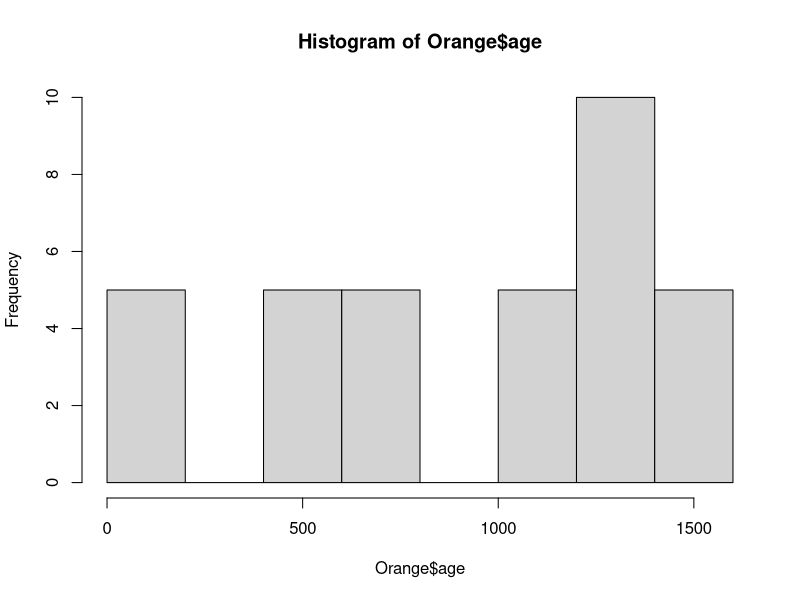
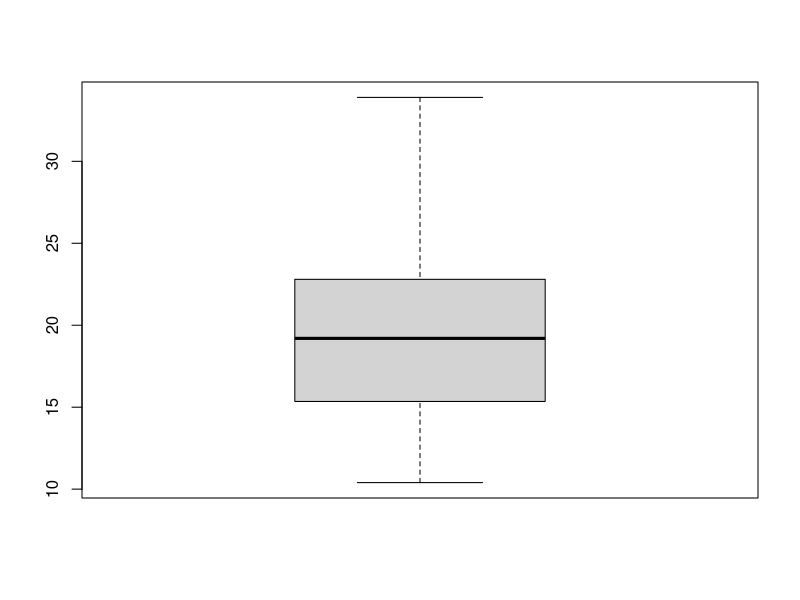
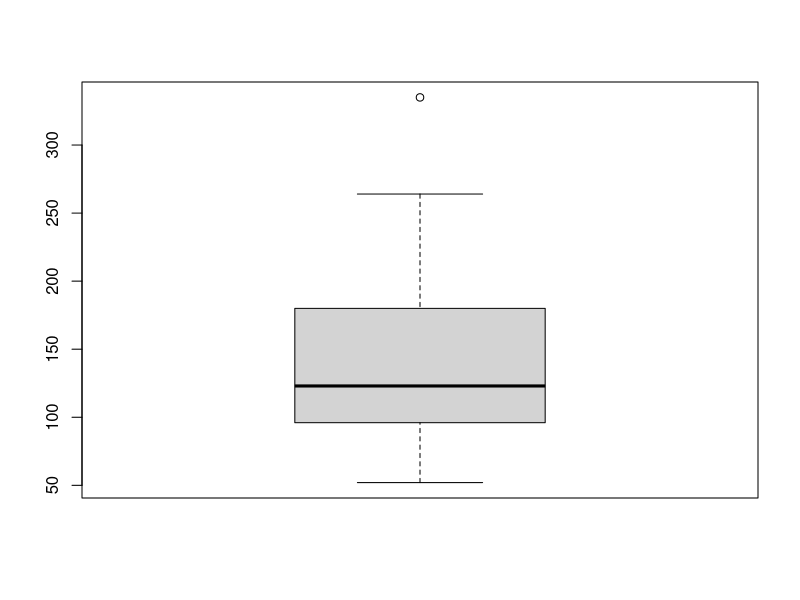
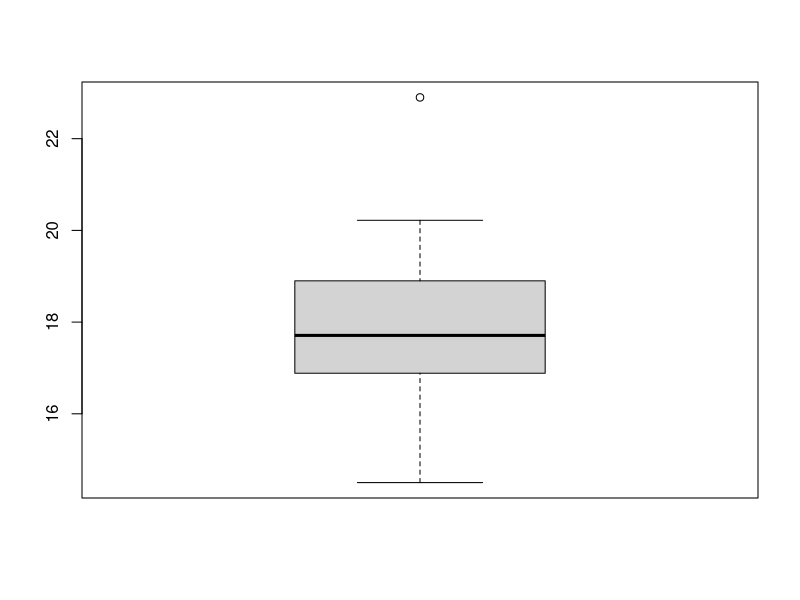

Generate these figures, in order, with R: (Note: this script raises an error after producing the figures.)
#zad 1
pierwsza<-c(1:8)
druga<-c(13,5,2,7,9,121,65,4)

suma<-pierwsza+druga
różnica<-pierwsza-druga
więcej<-pierwsza+1

mean(x = pierwsza)
sd(x = druga)

#zad2

wzrost<-c(160,170,145,188,190,187,156)
waga<-c(70,66,50,90,88,67,86)
osoba<-data.frame(wzrost,waga)

str(osoba)
head(osoba)
tail(osoba)
dim(osoba)
summary(osoba)

#zad3
help("row.names")
row.names(osoba)<-c("Jan","Adam","Gosia","Patryk","Andrzej","John","Ala")
head(osoba)
(BMI<-waga/(wzrost/100)^2)

BMI[BMI>30]

sum(BMI<=25)
#zad 4
datasets::mtcars
datasets::Orange

str(mtcars)
str(Orange)
####
help(mtcars)
help(Orange)
mtcars
auta<-mtcars$mpg
mtcars[mtcars$cyl==6,]
####
spalanie<-mtcars[mtcars$mpg<20,]
mean(spalanie$hp)
####
hist(Orange$age)
####
boxplot(mtcars$mpg)
boxplot(mtcars$hp)      
boxplot(mtcars$qsec)      
#zad5
library(psych)
describe(mtcars)
summary(mtcars)
?describeBy
describeBy()

#zad6
proba<-sample(1:6,20,replace=T)
describe(proba)
###
rzut<-sample(1:2,100,replace=T)
sum(rzut==1)
###
sample(0:100,10,replace = T)
?rpois
plot(rt(100,df = 1))
plot(rpois(n = 100,2))
plot(rnorm(n = 100,mean = 3,sd = 1))

#zad7
lista <- list(palenie <- c(F,T,T,F,F,T,F),
              cyfry <- 0:9,
              macierz <- matrix(sample(1:5,16,replace = T),4,4),
              tekst <- c("Litwo", "ojczyzno", "moja", "ty",
                         "jestes", "jak", "zdrowie"))
lista[4]
###
cyfry<-c(lista[[2]])
cyfry[3]
###
print(lista[[3]][,3])


#zad8
liczba<-as.numeric(readline("wprowdź liczbe: "))
liczba
if(liczba%%4==0){
  print("liczba podzielna przez 4")
} else{
  print("liczba niepodzielna przez 4")
}
#zad9
ksiazki <- sample(0:4, size = 25, replace = TRUE)
mean(ksiazki)

sum(ksiazki>=3)
sum(ksiazki==0)
ksiazki2<-0
for(x in ksiazki){
  if(x>=1){
    ksiazki2<-ksiazki2+1
  }
  
  
}
ksiazki2#tyle osob czyta ksiazki

#zad10

miesiac<-as.numeric(readline("podaj numer miesiaca: "))

if(miesiac==1&3&5&7&8&10&12){
  print("miesiac ma 31 dni")
}else if(miesiac==2){
  rok<-as.numeric(readline("Podaj rok: "))
  if(rok%%4==0){
    print("miesiac ma 29 dni")
  }else{print("miesiac ma 28 dni")}
  
}else{print("miesiac ma 30 dni")}
#zad 11
#chujek